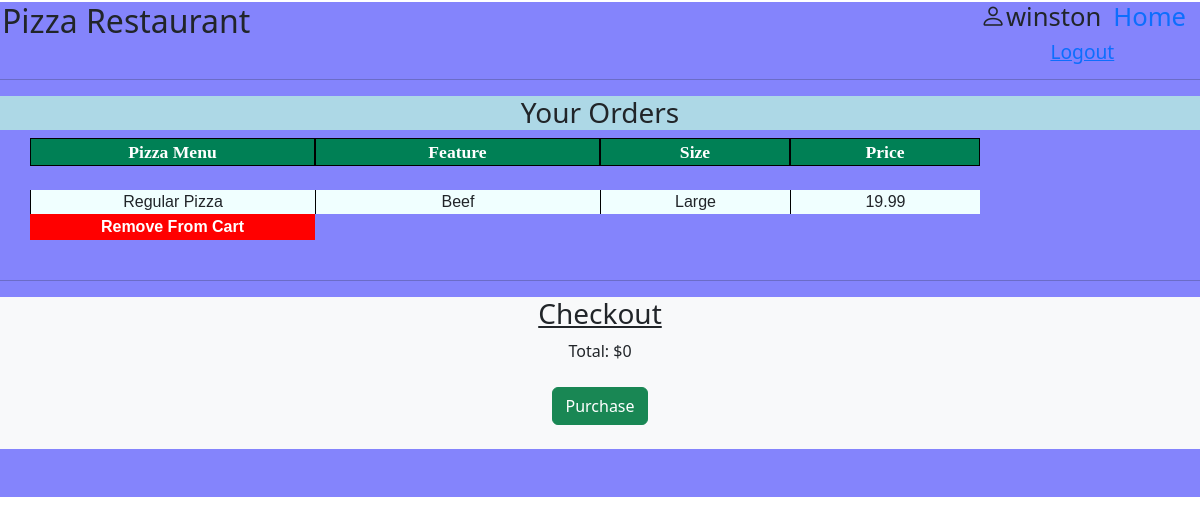
/cart/shopping (signed in), run on the app's committed database.
### orders/models.py (models this page shows, shortened)
class Food(models.Model):
    foodtype=models.ForeignKey(FoodType,on_delete=models.CASCADE,related_name="types")
    feature=models.ForeignKey(Feature,on_delete=models.CASCADE,related_name="feature")
    size=models.ForeignKey(Size,on_delete=models.CASCADE,related_name="size")
    price=models.DecimalField(max_digits=5,decimal_places=2)

class FoodType(models.Model):
    name=models.CharField(max_length=64)
    def __str__(self):
        return f"{self.name}"

class Feature(models.Model):
    name=models.CharField(max_length=64)
    def __str__(self):
        return f"{self.name}"

class Size(models.Model):
    name=models.CharField(max_length=64)
    def __str__(self):
        return f"{self.name}"

### orders/views.py (the view)
# urls.py: path("cart/shopping",views.saveItem,name="shopping"),
def saveItem(request):
    if not request.user.is_authenticated: #checking user login
        return redirect("login")
    foods=Cart.objects.filter(user_id=request.user.id).all()
    for food in foods:
        food=food.food.all()
    return render(request,"saveItem.html",{"foods":food})

### orders/templates/saveItem.html (shortened to what this page needs)
{% extends 'base.html' %}
{% block head %}
    {% load static %}
    <link rel="stylesheet" href="{% static 'style/style.css' %}">
{% endblock %}
{% block body %}
    <div style="background-color:rgb(132, 132, 252);">
    <h2 style="margin:2px;">Pizza Restaurant
        <a href="{% url 'index' %}">
            <span class="account">Home</span>
        </a>
        <span class="account user" title="YOUR USERNAME"><i class="bi bi-person"></i>{{user}}</span>
        <div id="user2"><a title="LOGOUT" href="{% url 'logout' %}">Logout</a></div>
    </h2>
    <hr>
    <h3 class="text-center" style="background-color:lightblue">Your Orders</h3>
        <div class="container">
        <div class="row">
            <div class="col-3 text-center nav_bar">Pizza Menu</div>
            <div class="col-3 text-center nav_bar">Feature</div>
            <div class="col-2 text-center nav_bar">Size</div>
            <div class="col-2 text-center nav_bar">Price</div>
        </div><br>
        {% for food in foods %}
            <form method="post" action="{% url 'removeItem' %}">
                    <div class="row" >
                    <div class="col-3 text-center items">{{food.foodtype}}</div>
                    <div class="col-3 text-center items">{{food.feature}}</div>
                    <div class="col-2 text-center items">{{food.size}}</div>
                    <div class="col-2 text-center items" id="price{{food.id}}">{{food.price}}</div>
                    <button class="col-2 col-sm-3 text-center items BTN smith{{food.id}}" id="smith{{food.id}}">Remove From Cart</button>
                </div><br/>
            </form>
        {% endfor %}
        </div><hr>
        <div class="text-center underline bg-light">
            <h3 class="text-center"><u>Checkout</u></h3>
            <label>Total: $</label><span class="amount">0</span><br/><br/>
                <a href="https://donate.stripe.com/test_5kAeWVd5MaKsaXufYZ">
                    <button class="btn btn-success">Purchase</button>
                </a>
            <br/><br/>
        </div>
        <br/><br/>
    </div>
{% endblock %}

### orders/static/style/style.css (style rules this page uses)
body { min-width: 520px; }
.account { float: right;margin-right: 1%; font-size:0.8em; }
#user2 { font-size:0.6em;text-align: right;margin-right:7%; }
.nav_bar { font-weight:bold;font-size:1.1em; border:1px solid black;font-family:'Times New Roman', Times, serif; background-color: rgb(0, 128, 85);color:white }
.items { font-family: 'Lucida Sans', 'Lucida Sans Regular', 'Lucida Grande', 'Lucida Sans Unicode', Geneva, Verdana, sans-serif; background-color:azure;font-size:1em;border-left: 1px solid black; }
.BTN { color:white;cursor: pointer;background-color: white;font-weight: bold; background-color: red;border: none; }

### data on the page
Food: foodtype "Regular Pizza", feature "Beef", size "Large", price "19.99"

### other printed values
{{ user }} "winston"
